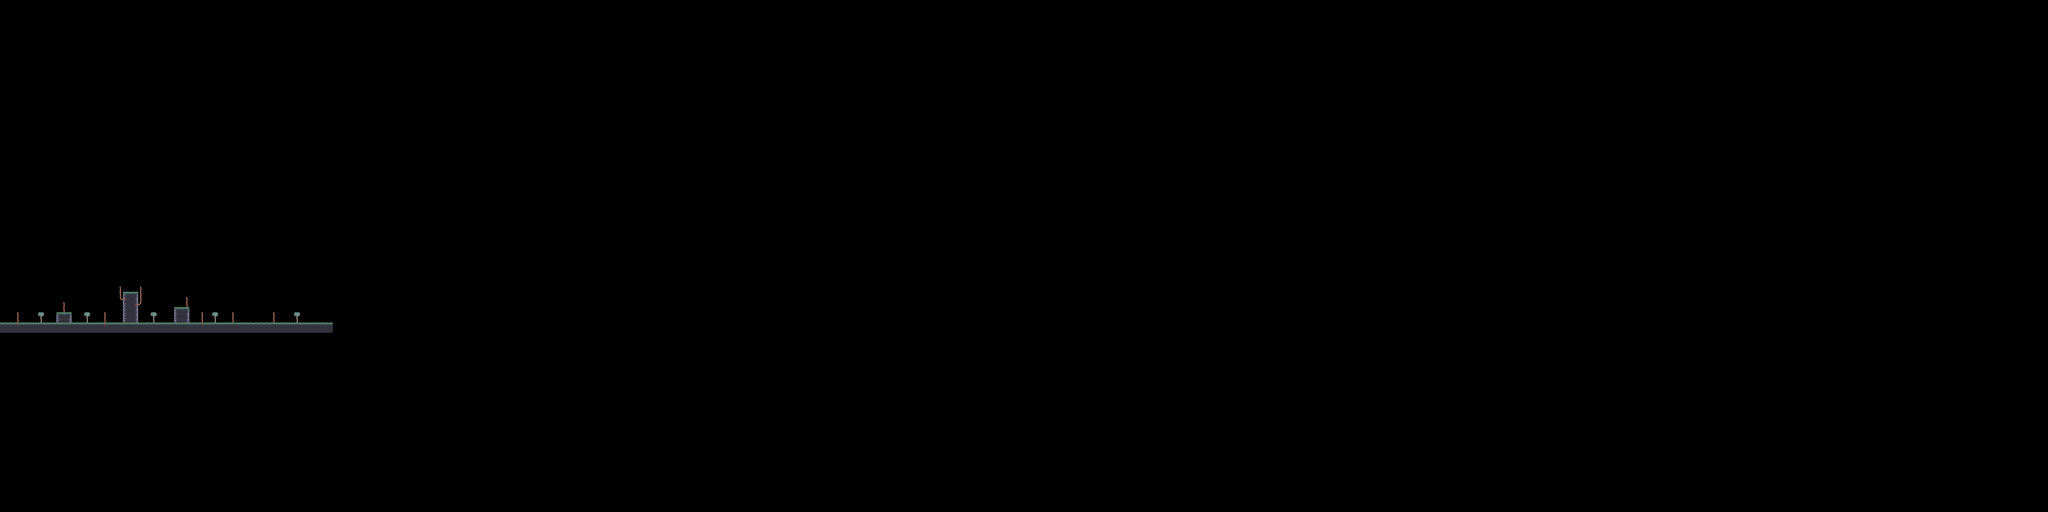

This game map was drawn from its Tiled (.tmx) file and the tilesets committed beside it. A one-line description and the trimmed map source follow:
An orthogonal 400x100 tile map with 32x32 px tiles, 4 tile layers (level, grass, palm_trees, palm_background), 5 tilesets and 9 objects.

<map version="1.5" tiledversion="1.7.2" orientation="orthogonal" renderorder="right-down" width="400" height="100" tilewidth="32" tileheight="32" infinite="0" nextlayerid="11" nextobjectid="24">
 <editorsettings>
  <export target="pirate_island.json" format="json" />
 </editorsettings>
 <tileset firstgid="1" source="Front Palm Bottom and Grass.tsx" />
 <tileset firstgid="10" source="Additional Sky.tsx" />
 <tileset firstgid="11" name="Terrain (32x32)" tilewidth="32" tileheight="32" tilecount="85" columns="17">
  <image source="palm-tree-island/Sprites/Terrain/Terrain(32x32).png" width="544" height="160" />
 </tileset>
 <tileset firstgid="96" source="pirate_objects.tsx" />
 <tileset firstgid="100" name="palm_head" tilewidth="39" tileheight="32" tilecount="1" columns="0">
  <grid orientation="orthogonal" width="1" height="1" />
  <tile id="0">
   <image width="39" height="32" source="palm-tree-island/Sprites/Front Palm Trees/Front Palm Tree Top 01.png" />
  </tile>
 </tileset>
 <layer id="1" name="level" width="400" height="100">
  <data>[40000 cells, 163 non-empty, 6 distinct tile ids]</data>
 </layer>
 <layer id="6" name="grass" width="400" height="100">
  <data>[40000 cells, 71 non-empty, 2 distinct tile ids]</data>
 </layer>
 <layer id="7" name="palm_trees" width="400" height="100">
  <data>[40000 cells, 26 non-empty, 6 distinct tile ids]</data>
 </layer>
 <objectgroup id="8" name="palm_heads">
  <object id="15" gid="100" x="1148" y="1856" width="39" height="32" />
  <object id="16" gid="100" x="1244" y="1952" width="39" height="32" />
  <object id="17" gid="100" x="1436" y="1952" width="39" height="32" />
  <object id="18" gid="100" x="864" y="1792" width="39" height="32" />
  <object id="19" gid="100" x="736" y="1792" width="39" height="32" />
  <object id="20" gid="100" x="636" y="1952" width="39" height="32" />
  <object id="21" gid="100" x="380" y="1888" width="39" height="32" />
  <object id="22" gid="100" x="92" y="1952" width="39" height="32" />
  <object id="23" gid="100" x="1692" y="1952" width="39" height="32" />
 </objectgroup>
 <layer id="10" name="palm_background" width="400" height="100">
  <data>[40000 cells, 5 non-empty, 1 distinct tile ids]</data>
 </layer>
</map>
